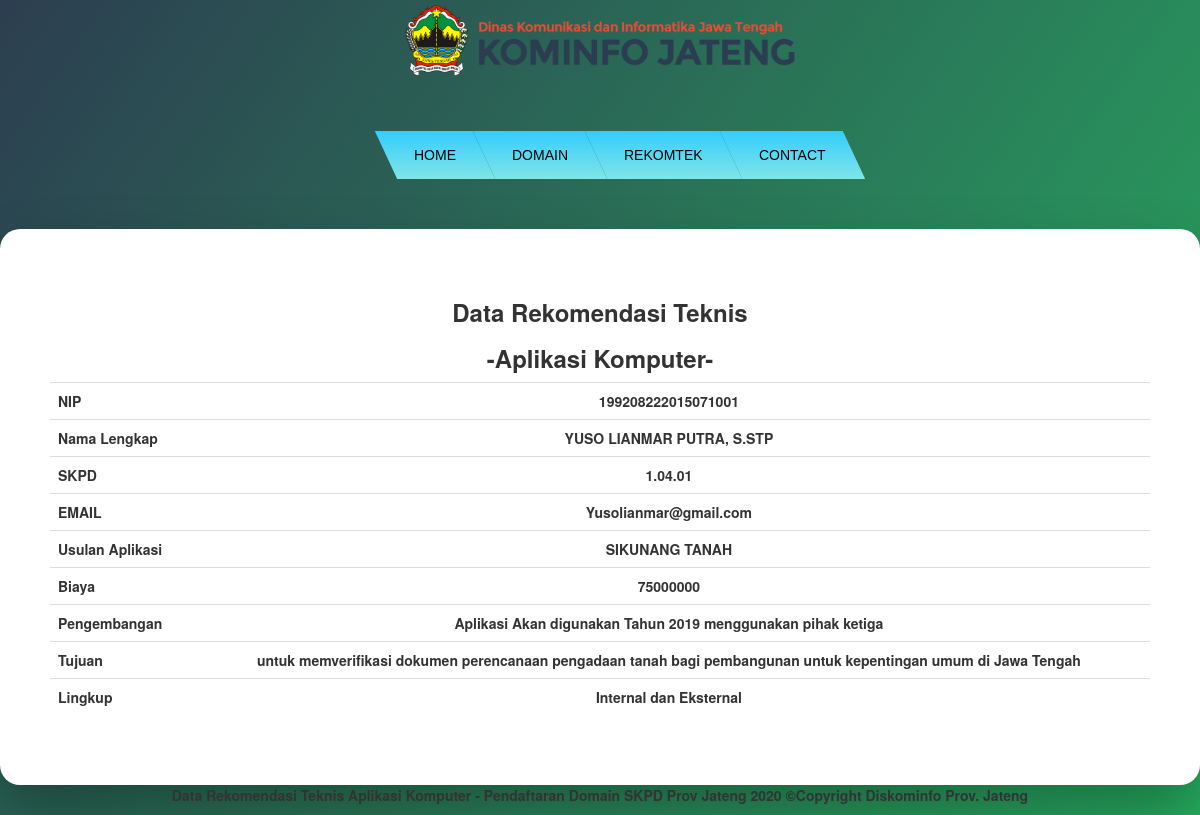
Screenshot of /index.php/view_detail_rekomtek with the database file from the repository.
### tables this page shows
CREATE TABLE `rekomtek_app` (
  `id_rekomtek` int(11) NOT NULL AUTO_INCREMENT,
  `nip` varchar(50) DEFAULT NULL,
  `nama` varchar(255) DEFAULT NULL,
  `skpd` varchar(50) DEFAULT NULL,
  `email` varchar(255) DEFAULT NULL,
  `usulan` text DEFAULT NULL,
  `biaya` double DEFAULT NULL,
  `pengembangan` text DEFAULT NULL,
  `tujuan` text DEFAULT NULL,
  `lingkup` text DEFAULT NULL,
  `filename` varchar(150) DEFAULT NULL,
  `status` int(1) DEFAULT 0 COMMENT '0 = Belum di Acc, 1 = Acc',
  `log` datetime DEFAULT NULL,
  `host` varchar(255) DEFAULT NULL,
  PRIMARY KEY (`id_rekomtek`)
);

### application/controllers/View_Detail_Rekomtek.php (called while the page is built, shortened)
<?php
class View_Detail_Rekomtek extends CI_Controller {
      function __construct(){
            $this->load->model('View_Detail_Rekomtek_Models');
			$this->load->database();
      }
      public function index(){
			$id = $this->input->get("id");
            $x['data']=$this->View_Detail_Rekomtek_Models->show_domain($id);
            $this->load->view('view_detail_rekomtek',$x);
      }
}

### index.php (called while the page is built, shortened)
<?php
require_once BASEPATH.'core/CodeIgniter.php';

### application/models/View_Detail_Rekomtek_Models.php (called while the page is built, shortened)
<?php
class View_Detail_Rekomtek_Models extends CI_Model{
	function show_domain($id=""){
			$this->db->select("*");
            $hasil= $this->db->get("rekomtek_app");
            return $hasil->row();
      }
}

### application/views/view_detail_rekomtek.php (the view, shortened to what this page needs)
<!DOCTYPE html>
<html lang="id">
<head>
	<link rel="stylesheet" href="<?php echo base_url();?>assets/vendor/fontawesome/css/font-awesome.css" />
    <link rel="stylesheet" href="<?php echo base_url();?>assets/vendor/metisMenu/dist/metisMenu.css" />
    <link rel="stylesheet" href="<?php echo base_url();?>assets/vendor/animate.css/animate.css" />
    <link rel="stylesheet" href="<?php echo base_url();?>assets/vendor/bootstrap/dist/css/bootstrap.css" />
    <link rel="stylesheet" href="<?php echo base_url();?>assets/vendor/select2-3.5.2/select2.css" />
    <link rel="stylesheet" href="<?php echo base_url();?>assets/vendor/select2-bootstrap/select2-bootstrap.css" />
    <link rel="stylesheet" href="<?php echo base_url();?>assets/fonts/pe-icon-7-stroke/css/pe-icon-7-stroke.css" />
    <link rel="stylesheet" href="<?php echo base_url();?>assets/fonts/pe-icon-7-stroke/css/helper.css" />
    <link rel="stylesheet" href="<?php echo base_url();?>assets/styles/style.css">
	<link rel="stylesheet" href="<?php echo base_url();?>assets/css/bttn.css"/>
	<link rel="stylesheet" href="<?php echo base_url();?>assets/css/style.css"/>
	<link rel="stylesheet" href="<?php echo base_url();?>assets/css/back.css"/>
	<link rel="stylesheet" href="https://maxcdn.bootstrapcdn.com/bootstrap/3.4.1/css/bootstrap.min.css">
	<link rel="stylesheet" href="https://maxcdn.bootstrapcdn.com/font-awesome/4.5.0/css/font-awesome.min.css">
	<link rel="stylesheet" href="icono.min.css">
	<link rel="stylesheet" href="https://icono-49d6.kxcdn.com/icono.min.css">
</head>
<body>
<img src="<?php echo base_url(); ?>assets/img/logo.png">
	<ul class="menu cf">
  <li><a href="https://diskominfo.jatengprov.go.id/">Home</a></li>
  <li>
    <a href="<?php echo base_url(); ?>">Domain</a>
  </li>
  <li><a href="#">Rekomtek</a>
	</li>
 <li><a href="<?php echo base_url(); ?>index.php/view_contact">Contact</a></li>
</ul>
<div class="register-container">
    <div class="row">
        <div class="col-md-12">
            <div class="text-center m-b-md">
      <h3><b>Data Rekomendasi Teknis<b></h3>
	  <h3><b>-Aplikasi Komputer-<b></h3>
	<table class="table">
	 <?php
                $nama=$data->nama;
				$skpd=$data->skpd;
				$email=$data->email;
				$usulan=$data->usulan;
				$biaya=$data->biaya;
				$pengembangan=$data->pengembangan;
				$tujuan=$data->tujuan;
				$lingkup=$data->lingkup;
    ?>
	<tr>
		<th>NIP</th>
		<td><?php echo $data->nip ?></td>
	</tr>
	<tr>
		<th>Nama Lengkap</th>
		<td><?php echo $nama?></td>
	</tr>
	<tr>
		<th>SKPD</th>
		<td><?php echo $skpd?></td>
	</tr>
	<tr>
		<th>EMAIL</th>
		<td><?php echo $email?></td>
	</tr>
		<th>Usulan Aplikasi</th>
		<td><?php echo $usulan ?></td>
		<th>Biaya</th>
		<td><?php echo $biaya ?></td>
		<th>Pengembangan</th>
		<td><?php echo $pengembangan?></td>
		<th>Tujuan</th>
		<td><?php echo $tujuan ?></td>
		<th>Lingkup</th>
		<td><?php echo $lingkup?></td>
	</table>
	  </div>
	</div>
	</div>
	</div>
<footer class="container-fluid bg-4 text-center">
  <p class="copyright"><strong>Data Rekomendasi Teknis Aplikasi Komputer</strong>
  - Pendaftaran Domain SKPD Prov Jateng <?php echo date('Y');?> &copy;Copyright Diskominfo Prov. Jateng</p>
</footer>
</body>
</html>

### assets/styles/style.css (style rules this page uses)
.m-b-md { margin-bottom: 20px }
.register-container { width: 1200px; margin: auto; padding-top: 6%; -webkit-border-radius: 20px 20px 20px 20px; border-radius: 20px 20px 20px 20px; padding: 30px; padding: 50px; background: #fff; -webkit-box-shadow: 0 30px 60px 0 rgba(0,0,0,0.3); box-shadow: 0 30px 60px 0 rgba(0,0,0,0.3); text-align: center; }
h1, .h1, h2, .h2, h3, .h3 { margin-top: 10px; margin-bottom: 10px; font-weight: 200 }
html { margin: 0; padding: 0; height: 100%; overflow-x: hidden !important }
body { padding: 0; height: 100% }
a { cursor: pointer; color: #34495e }

### assets/css/style.css (style rules this page uses)
body { margin: 0; font-family: Helvetica, sans-serif; background-image: url('/assets/images/logojateng.pgn'); ; }
a { color: #FFFFFF; }

### assets/css/back.css (style rules this page uses)
html { height: 100%; }
body { background: ''; margin: 0; padding: 0; font-family: "montserrat"; background-image: linear-gradient(125deg,#2c3e50,#27ae60,#2980b9,#e74c3c,#8e44ad); background-size: 400% 400%; animation: bganimation 15s infinite; }
.cf:before, .cf:after { content:" "; display: table; }
.cf:after { clear: both; }
.cf { *zoom: 1; }
.menu { list-style:none; margin: 50px auto; width: 800px; width: -moz-fit-content; width: -webkit-fit-content; width: fit-content; }
.menu > li { background: linear-gradient(#33ccff,#3bcffc,#42d1fa,#4ad4f7,#52d6f5,#59d9f2,#61dbf0,#69deed,#70e0eb,#78e3e8,#80e6e6); float: left; position: relative; -webkit-transform: skewX(25deg); }
.menu a { display: block; color: #000000; text-transform: uppercase; text-decoration: none; font-family: Arial, Helvetica; font-size: 14px; }
.menu > li > a { -webkit-transform: skewX(-25deg); padding: 1em 2em; }
img { margin-left:auto; margin-right:auto; display:block; padding: 5px ; width: 400px; }

### rows the page displays
rekomtek_app: nip "199208222015071001", nama "YUSO LIANMAR PUTRA, S.STP", skpd "1.04.01", email "Yusolianmar@gmail.com", usulan "SIKUNANG TANAH", biaya "75000000", pengembangan "Aplikasi Akan digunakan Tahun 2019 menggunakan pihak ketiga", tujuan "untuk memverifikasi dokumen perencanaan pengadaan tanah bagi pembangunan untuk kepentingan umum di Jawa Tengah", lingkup "Internal dan Eksternal"
